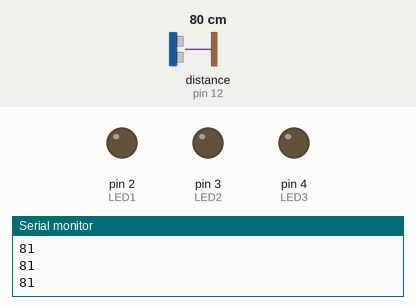
Bench run of a sketch on a simulated Arduino Uno, built with avr-gcc and run on an emulated ATmega328P. Parts: output pins drawn as LEDs (lit = HIGH), the last lines printed to the serial monitor. Wiring (inferred from the names in the program): ultrasonic range finder: trigger pin 11; echo pin 12. The test bench sets the inputs (shaded band); at power-on: distance to the obstacle (sensor on pin 12) 80 cm. The echo pulse lasts 58.3 µs per cm; pins used as bus, display or sensor lines are not drawn.

Above: at 1.2 s.
1.3 s: distance to the obstacle (sensor on pin 12) set to 34 cm
2.8 s: distance to the obstacle (sensor on pin 12) set to 28 cm
At 3.8 s:
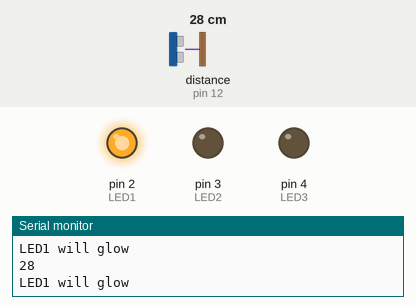
4.3 s: distance to the obstacle (sensor on pin 12) set to 23 cm
5.8 s: distance to the obstacle (sensor on pin 12) set to 18 cm
At 6.7 s:
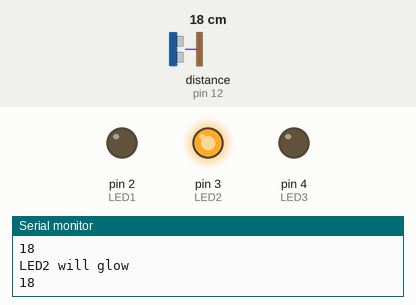
7.3 s: distance to the obstacle (sensor on pin 12) set to 8 cm
10.3 s: distance to the obstacle (sensor on pin 12) set to 5 cm
At 11.8 s:
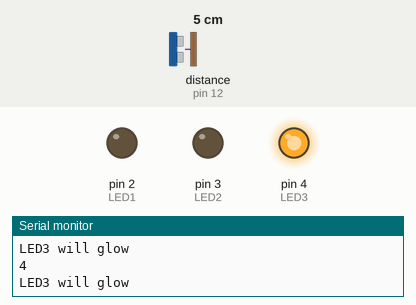
Timing chart, 0 to 12.8 s (numbered marks = the images above; inputs shaded):
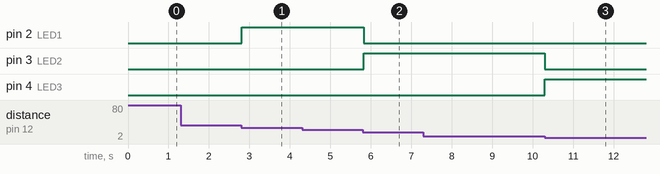

Measured:
- the behaviour switches between 31 and 30 cm on distance to the obstacle (sensor on pin 12) (found by bisection; images 0 and 1)
- the behaviour switches between 21 and 20 cm on distance to the obstacle (sensor on pin 12) (found by bisection; images 1 and 2)
- the behaviour switches between 7 and 6 cm on distance to the obstacle (sensor on pin 12) (found by bisection; images 2 and 3)
- after the input at 2.8 s, pin 2 (LED1): LOW → HIGH at once
- after the input at 5.8 s, pin 2 (LED1): HIGH → LOW at once; pin 3 (LED2): LOW → HIGH at once
- after the input at 10.3 s, pin 3 (LED2): HIGH → LOW at once; pin 4 (LED3): LOW → HIGH at once

The sketch:

led.ino
```cpp
const int trig = 11;
const int echo = 12;

const int LED1 = 2;
const int LED2 = 3;
const int LED3 = 4;

int duration = 0;
int distance = 0;

void setup()
{
  pinMode(trig , OUTPUT);
  pinMode(echo , INPUT);

  pinMode(LED1 , OUTPUT);
  pinMode(LED2 , OUTPUT);
  pinMode(LED3 , OUTPUT);


  Serial.begin(9600);

}

void loop()
{
  digitalWrite(trig , HIGH);
  delayMicroseconds(1000);
  digitalWrite(trig , LOW);


  duration = pulseIn(echo , HIGH);
  distance = (duration/2) / 28.5 ;
  Serial.println(distance);

//if the object is between the distance 20 cm and 30 cm from the ultrasonic sensor
//LED1 will glow

  if ( distance <=30 && distance>20)
  {
    digitalWrite(LED1, HIGH);
    Serial.println("LED1 will glow");
  }
  else
  {
    digitalWrite(LED1, LOW);
  }

//if the object is between the distance 5 cm and 20 cm from the ultrasonic sensor
//LED2 will glow

  if ( distance <= 20 && distance>5)
  {
    digitalWrite(LED2, HIGH);
    Serial.println("LED2 will glow");
  }
  else
  {
    digitalWrite(LED2, LOW);
  }

 //if the object is within the distance 5 cm  from the ultrasonic sensor
//LED3 will glow

  if ( distance <=5 )
  {
    digitalWrite(LED3, HIGH);
    Serial.println("LED3 will glow");
  }
  else
  {
    digitalWrite(LED3, LOW);
  }

}
```
